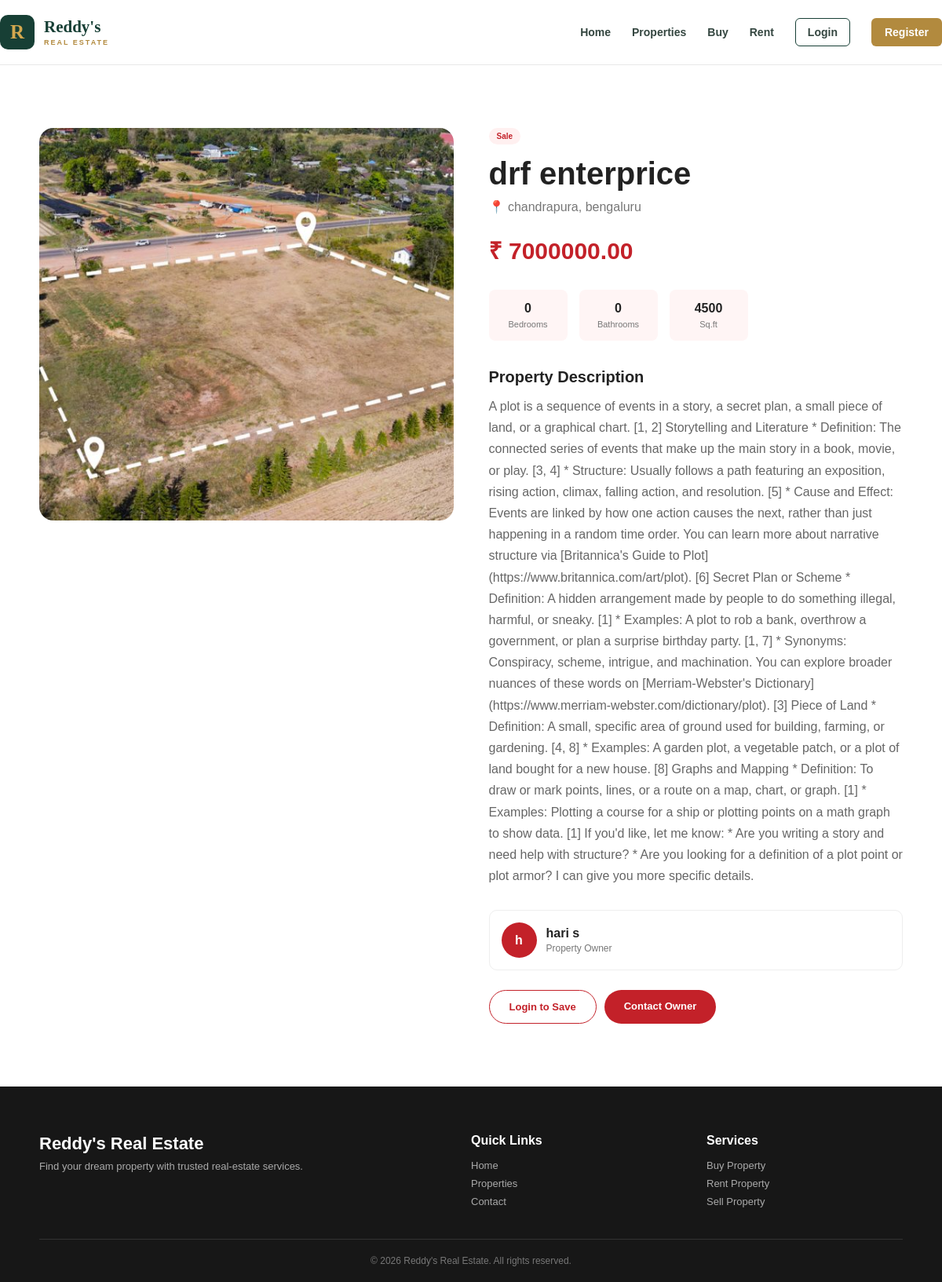
The page /property/6/ on the database its author committed.
### app/models.py (models this page shows, shortened)
class Property(models.Model):
    PROPERTY_TYPES = [
        ('Apartment', 'Apartment'),
        ('Villa', 'Villa'),
        ('House', 'Independent House'),
        ('Plot', 'Plot'),
        ('Commercial', 'Commercial'),
    ]
    PURPOSE_CHOICES = [
        ('Sale', 'Sale'),
        ('Rent', 'Rent'),
    ]
    owner = models.ForeignKey(
        User,
        on_delete=models.CASCADE,
        related_name='properties'
    )
    title = models.CharField(max_length=200)
    property_type = models.CharField(
        max_length=30,
        choices=PROPERTY_TYPES
    )
    purpose = models.CharField(
        max_length=20,
        choices=PURPOSE_CHOICES
    )
    location = models.CharField(max_length=200)
    city = models.CharField(max_length=100)
    price = models.DecimalField(
        max_digits=15,
        decimal_places=2
    )
    bedrooms = models.PositiveIntegerField(
        default=0
    )
    bathrooms = models.PositiveIntegerField(
        default=0
    )
    area = models.PositiveIntegerField(
        help_text="Area in square feet"
    )
    description = models.TextField()
    image = models.ImageField(
        upload_to='properties/',
        blank=True,
        null=True
    )
    is_featured = models.BooleanField(
        default=False
    )
    created_at = models.DateTimeField(
        auto_now_add=True
    )
    class Meta:
        ordering = ['-created_at']

### app/views.py (the view)
def property_detail(request, pk):
    property_obj = get_object_or_404(
        Property,
        pk=pk
    )
    is_saved = False
    if request.user.is_authenticated:
        is_saved = SavedProperty.objects.filter(
            user=request.user,
            property=property_obj
        ).exists()
    return render(request,'properties_detail.html',
        {
            'property': property_obj,
            'is_saved': is_saved
        }
    )

### templates/properties_detail.html (shortened to what this page needs)
{% extends 'base.html' %}
{% block content %}
<section class="detail-page">
    <div class="detail-container">
        <div class="detail-image">
            {% if property.image %}
                <img
                    src="{{ property.image.url }}"
                    alt="{{ property.title }}"
                >
            {% else %}
                <div class="large-placeholder">
                    🏠
                </div>
            {% endif %}
        </div>
        <div class="detail-content">
            <span class="property-purpose">
                {{ property.purpose }}
            </span>
            <h1>
                {{ property.title }}
            </h1>
            <p class="detail-location">
                📍 {{ property.location }},
                {{ property.city }}
            </p>
            <div class="detail-price">
                ₹ {{ property.price }}
            </div>
            <div class="detail-stats">
                <div>
                    <strong>
                        {{ property.bedrooms }}
                    </strong>
                    <span>
                        Bedrooms
                    </span>
                </div>
                <div>
                    <strong>
                        {{ property.bathrooms }}
                    </strong>
                    <span>
                        Bathrooms
                    </span>
                </div>
                <div>
                    <strong>
                        {{ property.area }}
                    </strong>
                    <span>
                        Sq.ft
                    </span>
                </div>
            </div>
            <h2>
                Property Description
            </h2>
            <p class="description">
                {{ property.description }}
            </p>
            <div class="owner-box">
                <div class="owner-avatar">
                    {{ property.owner.first_name|first|default:"R" }}
                </div>
                <div>
                    <strong>
                        {{ property.owner.get_full_name|default:property.owner.username }}
                    </strong>
                    <p>
                        Property Owner
                    </p>
                </div>
            </div>
            <div class="detail-actions">
                {% if user.is_authenticated %}
                    <a
                        href="{% url 'save_property' property.id %}"
                        class="outline-btn"
                    >
                        {% if is_saved %}
                            ♥ Saved
                        {% else %}
                            ♡ Save Property
                        {% endif %}
                    </a>
                {% else %}
                    <a
                        href="{% url 'login' %}"
                        class="outline-btn"
                    >
                        Login to Save
                    </a>
                {% endif %}
                <a
                    href="{% url 'contact' %}"
                    class="primary-btn"
                >
                    Contact Owner
                </a>
            </div>
        </div>
    </div>
</section>
{% endblock %}

### media/static/css/style.css (style rules this page uses)
* { margin: 0; padding: 0; box-sizing: border-box; }
body { font-family: Arial, Helvetica, sans-serif; color: #222; background: #fff; }
a { text-decoration: none; color: inherit; }
.property-purpose { display: inline-block; padding: 5px 10px; border-radius: 15px; background: #fff0f0; color: #c32129; font-size: 10px; font-weight: bold; }
.primary-btn, .outline-btn { display: inline-block; padding: 13px 25px; border-radius: 25px; font-size: 13px; font-weight: bold; }
.primary-btn { background: #c32129; color: white; }
.outline-btn { border: 1px solid #c32129; color: #c32129; background: white; }
.listing-page, .post-page, .dashboard-page, .detail-page, .contact-page { padding: 80px 25px; min-height: 750px; }
.detail-container { max-width: 1100px; margin: auto; display: grid; grid-template-columns: 1fr 1fr; gap: 45px; }
.detail-image { height: 500px; overflow: hidden; border-radius: 18px; }
.detail-image img, .large-placeholder { width: 100%; height: 100%; object-fit: cover; }
.detail-content h1 { margin-top: 15px; font-size: 40px; }
.detail-location { margin-top: 10px; color: #777; }
.detail-price { margin-top: 25px; color: #c32129; font-size: 30px; font-weight: bold; }
.detail-stats { display: flex; gap: 15px; margin-top: 30px; }
.detail-stats div { min-width: 100px; padding: 15px; border-radius: 8px; background: #fff5f5; text-align: center; }
.detail-stats strong, .detail-stats span { display: block; }
.detail-stats span { margin-top: 5px; color: #777; font-size: 11px; }
.detail-content h2 { margin-top: 35px; font-size: 20px; }
.description { margin-top: 12px; color: #666; line-height: 1.7; }
.owner-box { margin-top: 30px; padding: 15px; display: flex; align-items: center; gap: 12px; border: 1px solid #eee; border-radius: 10px; }
.owner-avatar { width: 45px; height: 45px; border-radius: 50%; background: #c32129; color: white; display: flex; align-items: center; justify-content: center; font-weight: bold; }
.owner-box p { margin-top: 3px; color: #777; font-size: 12px; }
.detail-actions { display: flex; gap: 10px; margin-top: 25px; }

### rows shown on the page
Property: image (picture), purpose "Sale", title "drf enterprice", location "chandrapura", city "bengaluru", price "7000000.00", bedrooms "0", bathrooms "0", area "4500", description "A plot is a sequence of events in a story, a secret plan, a small piece of land, or a graphical chart. [1, 2] Storytelling and Literature * Definition: The connected series of events that make up the main story in a book, movie, or play. [3, 4] * Structure: Usually follows a path featuring an exposition, rising action, climax, falling action, and resolution. [5] * Cause and Effect: Events are linked by how one action causes the next, rather than just happening in a random time order. You can learn more about narrative structure via [Britannica's Guide to Plot](https://www.britannica.com/art/plot). [6] Secret Plan or Scheme * Definition: A hidden arrangement made by people to do something…", owner.first_name|first "h", owner.get_full_name "hari s"
